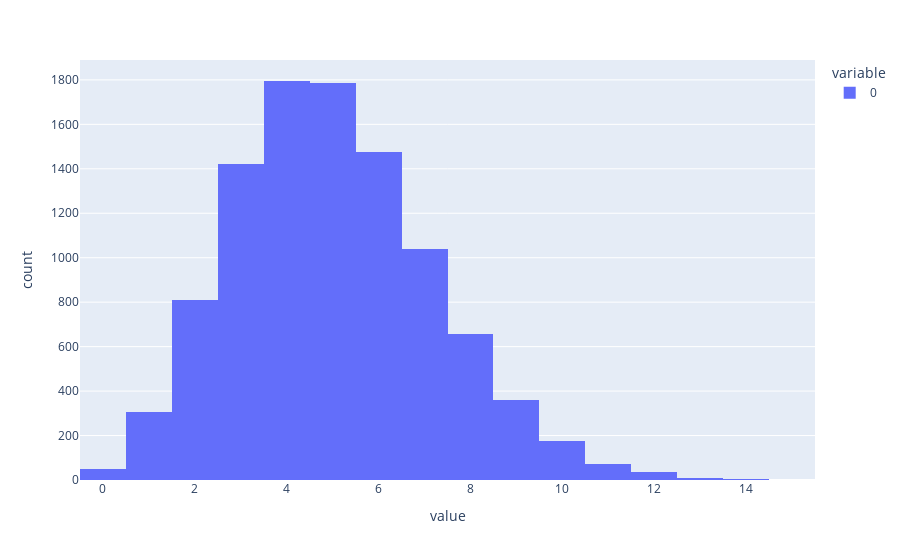

Notebook code for this chart:
### Markdown cell above
**Exercise.** Generate $N$ Binomial experiment with given $n, \theta$ and compare the theoretical and the sampling mean and variance. Comment the frequency plot.

### Code cell
import plotly.express as px
from scipy.stats import binom



N = 100
n_repeats = 10**4
theta = 0.05
n_successes = [binom.rvs(N, theta) for i in range(n_repeats)]
print(f"Variance: {np.var(n_successes)}")
px.histogram(n_successes, nbins=30)

### Figure 1 — Plotly figure (JSON) as saved in the notebook; plotly's stock layout.template omitted (floating-point values rounded to 4 significant figures; data arrays with more than 128 entries replaced by an {"elided": "..."} marker saying what was removed)
{"data": [{"alignmentgroup": "True", "bingroup": "x", "hovertemplate": "variable=0<br>value=%{x}<br>count=%{y}<extra></extra>", "legendgroup": "0", "marker": {"color": "#636efa", "pattern": {"shape": ""}}, "name": "0", "nbinsx": 30, "offsetgroup": "0", "orientation": "v", "showlegend": true, "type": "histogram", "x": {"elided": "10000 int values"}, "xaxis": "x", "yaxis": "y"}], "layout": {"barmode": "relative", "legend": {"title": {"text": "variable"}, "tracegroupgap": 0}, "margin": {"t": 60}, "xaxis": {"anchor": "y", "domain": [0, 1], "title": {"text": "value"}}, "yaxis": {"anchor": "x", "domain": [0, 1], "title": {"text": "count"}}}}
